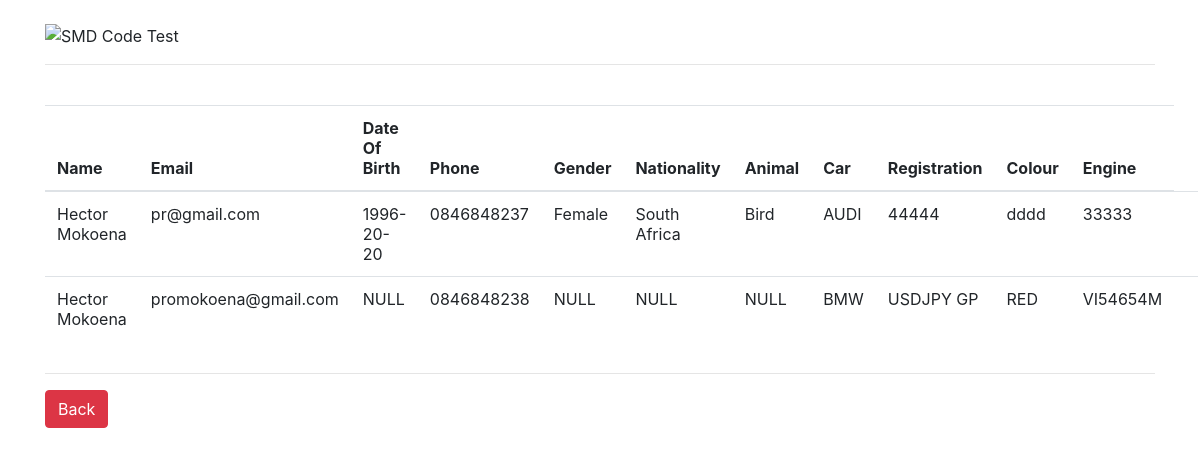
The page /view.php on the database its author committed.
### tables this page shows
CREATE TABLE `contactform` (
  `name` varchar(30) NOT NULL,
  `email` varchar(30) NOT NULL,
  `phone` varchar(30) NOT NULL,
  `dateofbirth` varchar(30) DEFAULT NULL,
  `gender` varchar(10) DEFAULT NULL,
  `nationality` varchar(30) DEFAULT NULL,
  `animal` varchar(30) DEFAULT NULL,
  `carmake` varchar(30) DEFAULT NULL,
  `registration` varchar(30) DEFAULT NULL,
  `carcolour` varchar(30) DEFAULT NULL,
  `engine` varchar(30) DEFAULT NULL
);

### view.php (the view, shortened to what this page needs)
<link href="//maxcdn.bootstrapcdn.com/bootstrap/4.1.1/css/bootstrap.min.css" rel="stylesheet" id="bootstrap-css">
<div class="container">
<br>
        <div class="row">
           <div class="col-md-4"><div class="contact-image">
            <img src="https://smdtechnologies.co.za/wp-content/themes/smd/images/logo.png" alt="SMD Code Test"/>
            </div></div>
            <div class="col-md-4"></div>
            <div class="col-md-4"></div>
           </div>
           <hr>
        <br>
        <div class="row">
                <div class="col-lg-12">
                <table class="table table">
  <thead>
    <tr>
      <th scope="col">Name</th>
      <th scope="col">Email</th>
      <th scope="col">Date Of Birth</th>
      <th scope="col">Phone</th>
      <th scope="col">Gender</th>
      <th scope="col">Nationality</th>
      <th scope="col">Animal</th>
      <th scope="col">Car</th>
      <th scope="col">Registration</th>
      <th scope="col">Colour</th>
      <th scope="col">Engine</th>
    </tr>
  </thead>
  <tbody>
    <tr>
    <?php
    include_once("phpScripts\dbconnection.php");
                         $sql = "SELECT * FROM `contactform`";
                         $result = $conn->query($sql);
                         if ($result->num_rows > 0) {
                            while($row = $result->fetch_assoc()) {
                            echo "<tr><td>" . $row["name"].
                            "</td><td>" . $row["email"] .
                            "</td><td>". $row["dateofbirth"].
                            "</td><td>". $row["phone"].
                            "</td><td>". $row["gender"].
                            "</td><td>". $row["nationality"].
                             "</td><td>".$row["animal"].
                             "</td><td>".$row["carmake"].
                             "</td><td>".$row["registration"].
                             "</td><td>".$row["carcolour"].
                             "</td><td>".$row["engine"].
                             "</td><td>". "</td></tr>";
                            }
                            } else { echo "0 results"; }
                            ?>
  </tbody>
</table>
</div>
</div>
<hr>
<button type="submit" name="btnSubmit" onclick="window.location.href='/SMG Technologies/index.php'" class="btn btn-danger">Back</button>

### rows shown on the page
contactform: name "Hector Mokoena", email "pr@gmail.com", dateofbirth "1996-20-20", phone "0846848237", gender "Female", nationality "South Africa", animal "Bird", carmake "AUDI", registration "44444", carcolour "dddd", engine "33333"
contactform: name "Hector Mokoena", email "promokoena@gmail.com", dateofbirth "NULL", phone "0846848238", gender "NULL", nationality "NULL", animal "NULL", carmake "BMW", registration "USDJPY GP", carcolour "RED", engine "VI54654M"
